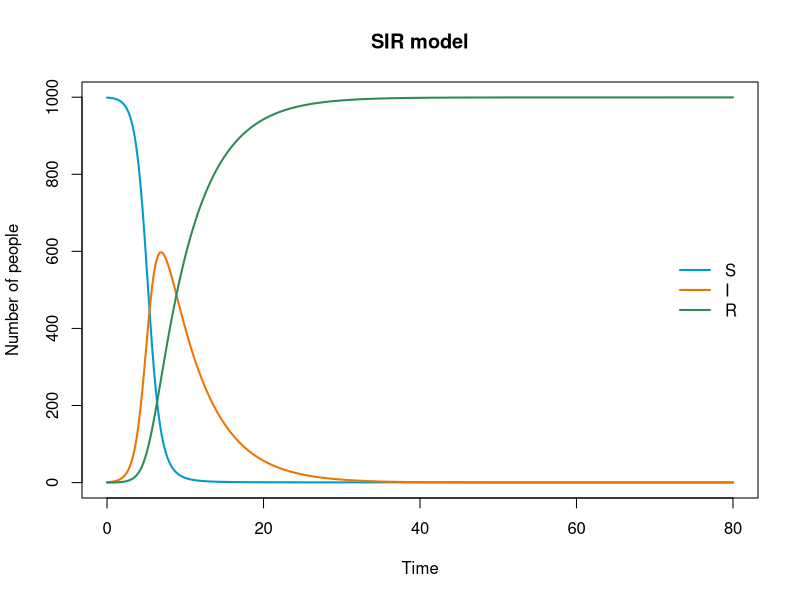
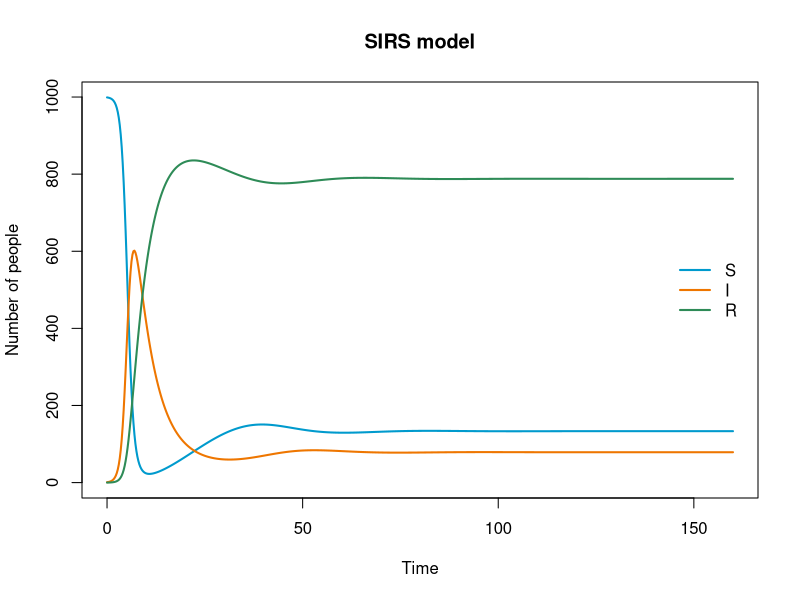

These figures' R source, in order:
## ---- chunk 1
#| label: setup
#| include: false

library(deSolve)
## ---- chunk 2
sir_parameters <- c(
  beta = 0.0015,
  gamma = 0.20
)
## ---- chunk 3
sir_initial_state <- c(
  S = 999,
  I = 1,
  R = 0
)

sir_times <- seq(0, 80, by = 0.25)
## ---- chunk 4
sir_ode <- function(t, state, parameters) {
  S <- state["S"]
  I <- state["I"]
  R <- state["R"]

  beta <- parameters["beta"]
  gamma <- parameters["gamma"]

  dS <- -beta * S * I
  dI <- beta * S * I - gamma * I
  dR <- gamma * I

  list(c(S = dS, I = dI, R = dR))
}
## ---- chunk 5
sir_solution <- deSolve::ode(
  y = sir_initial_state,
  times = sir_times,
  func = sir_ode,
  parms = sir_parameters
)

head(sir_solution)
## ---- chunk 6
sir_df <- as.data.frame(sir_solution)
sir_colors <- c(S = "deepskyblue3", I = "darkorange2", R = "seagreen4")

matplot(
  x = sir_df$time,
  y = sir_df[, c("S", "I", "R")],
  type = "l",
  lty = 1,
  lwd = 2,
  col = sir_colors,
  xlab = "Time",
  ylab = "Number of people",
  main = "SIR model"
)

legend(
  "right",
  inset = 0.02,
  legend = names(sir_colors),
  col = sir_colors,
  lty = 1,
  lwd = 2,
  bty = "n"
)
## ---- chunk 7
range(sir_df$S, sir_df$I, sir_df$R)

sir_total <- sir_df$S + sir_df$I + sir_df$R
range(sir_total)
## ---- chunk 8
sirs_parameters <- c(beta = 0.0015, gamma = 0.20, zeta = 0.02)
sirs_initial_state <- c(S = 999, I = 1, R = 0)
sirs_times <- seq(0, 160, by = 0.25)

sirs_ode <- function(t, state, parameters) {
  S <- state["S"]
  I <- state["I"]
  R <- state["R"]

  beta <- parameters["beta"]
  gamma <- parameters["gamma"]
  zeta <- parameters["zeta"]

  dS <- -beta * S * I + zeta * R
  dI <- beta * S * I - gamma * I
  dR <- gamma * I - zeta * R

  list(c(S = dS, I = dI, R = dR))
}

sirs_solution <- deSolve::ode(
  y = sirs_initial_state,
  times = sirs_times,
  func = sirs_ode,
  parms = sirs_parameters
)

sirs_df <- as.data.frame(sirs_solution)
head(sirs_df)
## ---- chunk 9
matplot(
  x = sirs_df$time,
  y = sirs_df[, c("S", "I", "R")],
  type = "l",
  lty = 1,
  lwd = 2,
  col = sir_colors,
  xlab = "Time",
  ylab = "Number of people",
  main = "SIRS model"
)

legend(
  "right",
  inset = 0.02,
  legend = names(sir_colors),
  col = sir_colors,
  lty = 1,
  lwd = 2,
  bty = "n"
)
